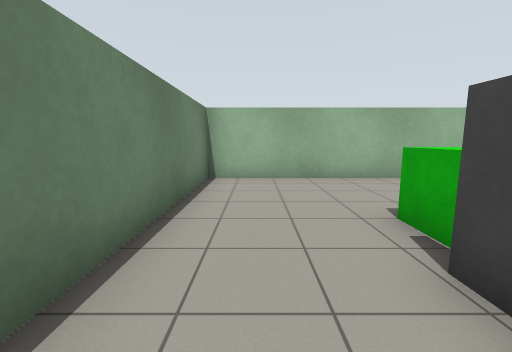
[1] (above)

19 first-person views from a walk through a Gazebo world. The camera is 1.1 m above the floor, tilts 8° down and sees 90° across. The floor is counted in squares, 1 m on a side. Each view is taken from the middle of a square. On the plan, view 1 faces up. The plan holds only what a view shows up to about 11 squares ahead; the rest is blank. Some stock models are drawn as simple stand-ins.

[2]
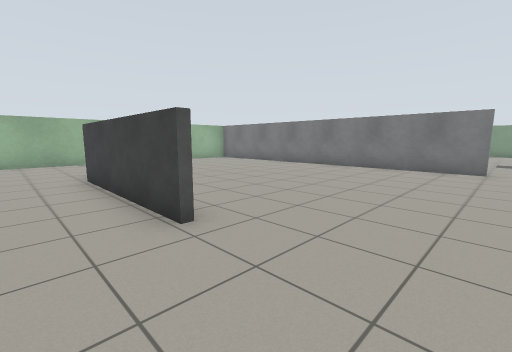

[3]
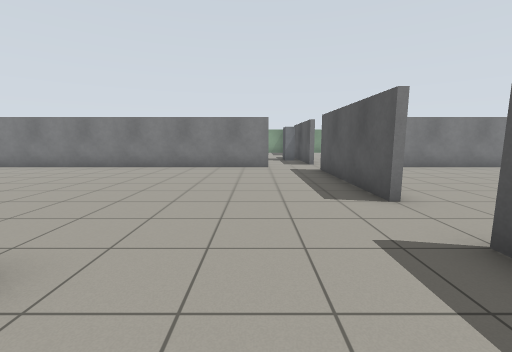

[4]
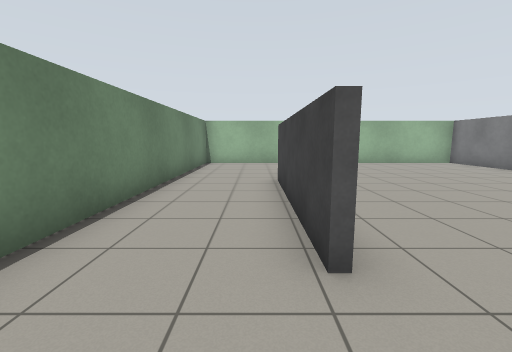

[5]
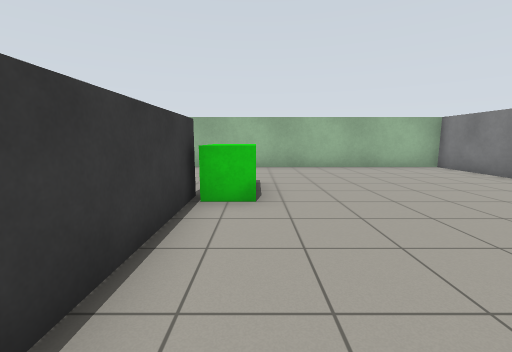

[6]
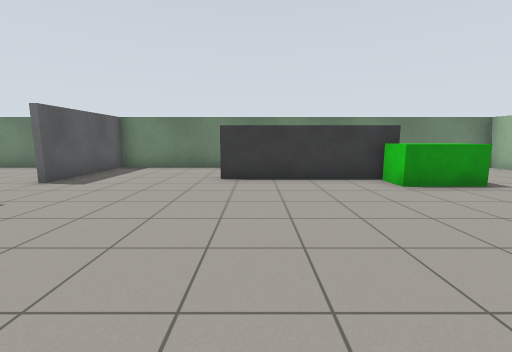

[7]
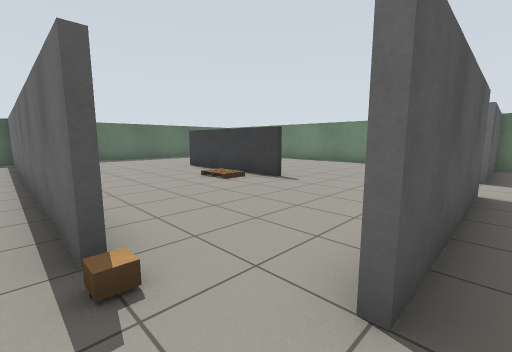

[8]
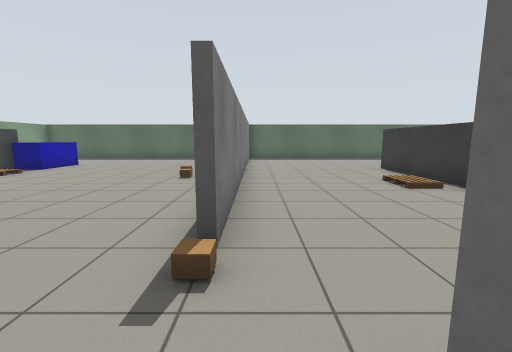

[9]
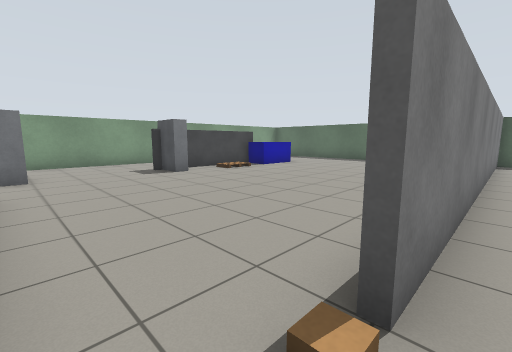

[10]
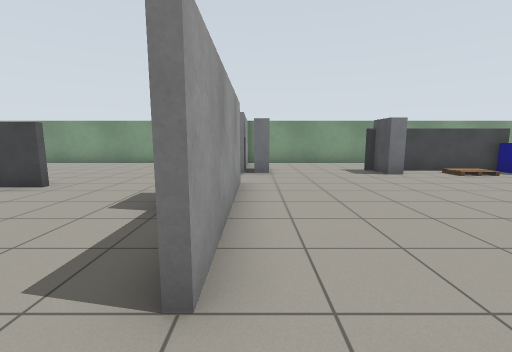

[11]
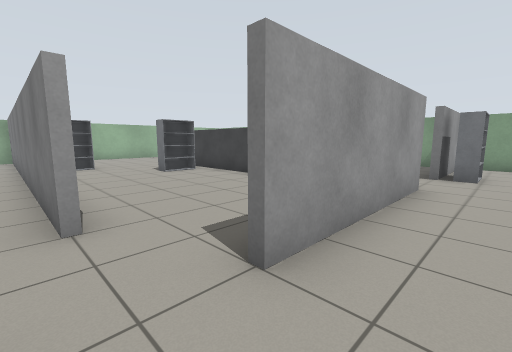

[12]
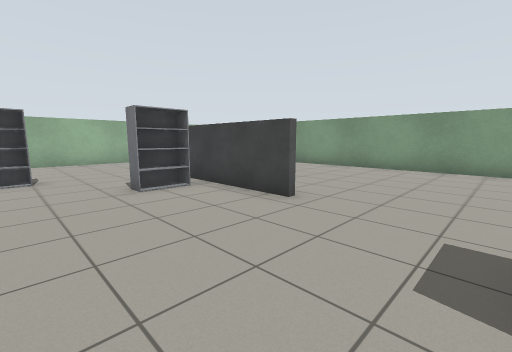

[13]
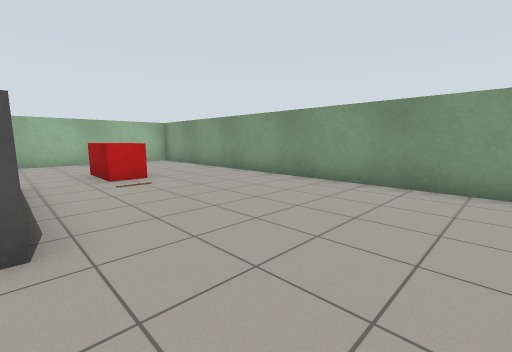

[14]
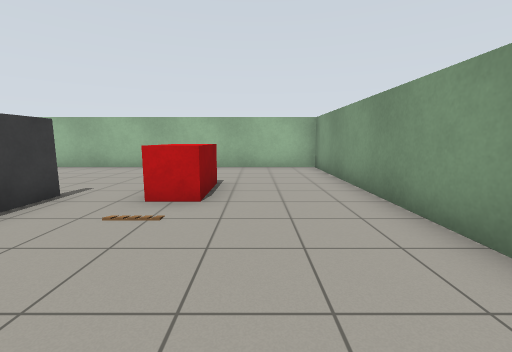

[15]
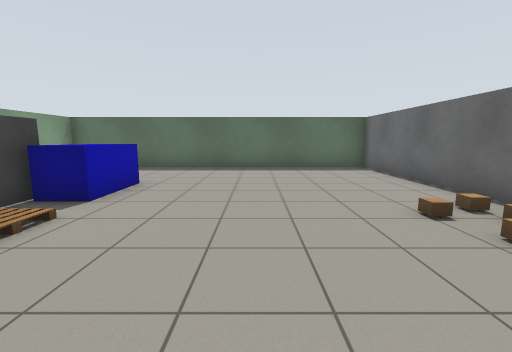

[16]
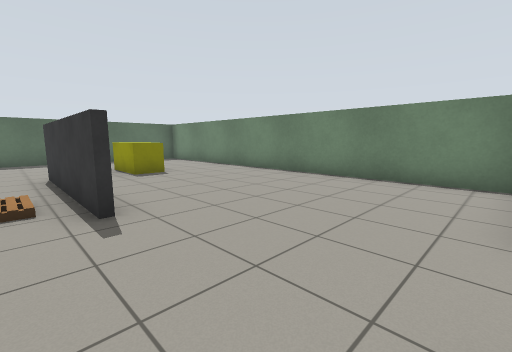

[17]
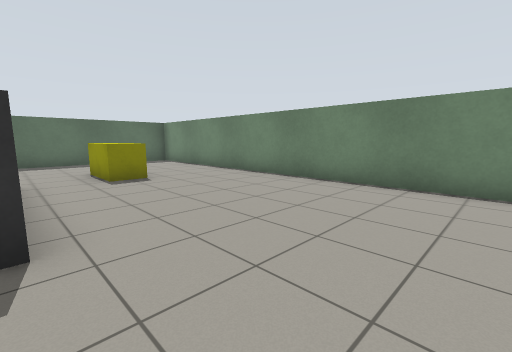

[18]
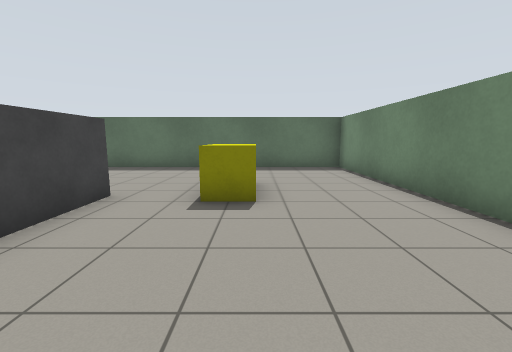

[19]
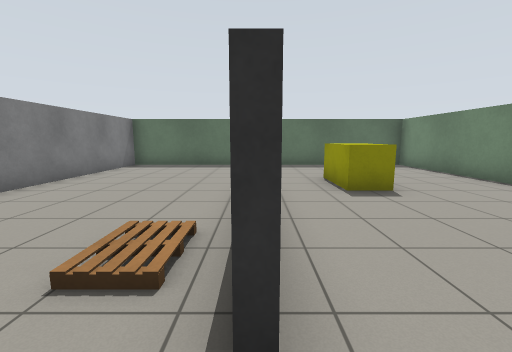

### Floor plan
Points are (right, up) in squares from view 1. A wall is a line through its corners. A room is listed if a view was taken in it or the views show most of it. See-through windows are left out.
Room 1 (views 1, 2, 3, 4, 5, 6)
walls: (1.8, 1.5) (1.8, -3); (1.6, -3.1) (1.6, 1.5); (4.4, -7.4) (9.5, -7.4); (10.4, -5.6) (10.4, 7.4) (-1.4, 7.4) (-1.4, -7.4) (2.5, -7.4)
ways out: opening at (10.5, -7) to room 2; opening at (11, -6) to room 2; opening at (3.5, -7) to room 3
objects: green box (2, 2) to (3, 3)
Room 2 (views 7, 8, 9, 10, 12, 13, 14, 15)
walls: (16.5, -7.6) (15.4, -7.6); (13.5, -7.6) (11.5, -7.6); (21.4, -7.6) (20.4, -7.6); (15.9, -3.1) (15.9, 0.6); (22.4, -6.8) (22.4, 7.4) (11.9, 7.4); (22.4, -11.5) (22.4, -8.2); (10.6, -9.4) (10.6, -22.5); (19.2, -16.5) (19.2, -13.2); (16.1, 2) (16.1, 0.8); (10, -22.4) (22.4, -22.4) (22.4, -20.8)
ways out: opening at (10.5, -7) to room 1; opening at (11, -6) to room 1; opening at (10.5, -8.5) to room 3
objects: other object (11, -15); other object (11, -9); shelf (11, 2) to (12, 2); other object (12, -16); other object (12, -15); shelf (14, 0) to (15, 0); blue box (18, -18) to (19, -17); shelf (18, -12) to (19, -12); red box (18, 2) to (19, 3); shelf (19, -8) to (20, -8)
Room 3 (views 11, 16, 17, 18, 19)
walls: (4.9, -17) (4.9, -14.8); (5.1, -11.9) (5.1, -17); (-1.4, -7.9) (-1.4, -22.4) (8.1, -22.4); (10.4, -22.4) (10.4, -9.5)
ways out: opening at (3.5, -7) to room 1; opening at (10.5, -8.5) to room 2
objects: yellow box (2, -18) to (3, -17)

Positions as (right, up) in squares from view 1, and headings:
1: (0, 0), facing up
2: (0, -6), facing up-right
3: (0, -5), facing right
4: (1, -5), facing up
5: (3, -3), facing up
6: (9, -2), facing left
7: (11, -7), facing down-left
8: (10, -7), facing down
9: (10, -8), facing down-right
10: (10, -8), facing right
11: (10, -9), facing up-right
12: (12, -6), facing up-right
13: (16, -6), facing up-right
14: (20, -3), facing up
15: (15, -12), facing down
16: (6, -8), facing down-left
17: (5, -9), facing down-left
18: (2, -12), facing down
19: (5, -11), facing down
